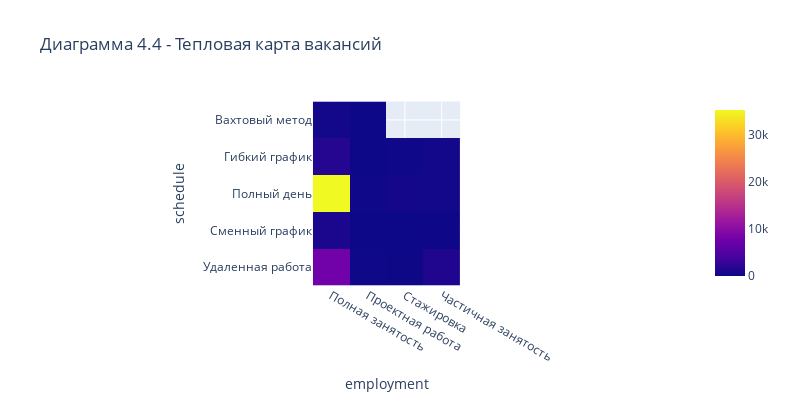

This figure's notebook cell:
### Code cell
# тепловая карта количества вакансий в зависимости от графика и типа трудоустроства
pivot = df.pivot_table(values='vacancies', columns='employment', index='schedule')
heatmap = px.imshow(pivot, labels={'schedule':'График работы', 'employment':'Тип трудоустройства'},\
    title='Диаграмма 4.4 - Тепловая карта вакансий', height=400, width=800)
heatmap

### Figure 1 — Plotly figure (JSON) as saved in the notebook; plotly's stock layout.template omitted (floating-point values rounded to 4 significant figures)
{"data": [{"coloraxis": "coloraxis", "hovertemplate": "employment: %{x}<br>schedule: %{y}<br>color: %{z}<extra></extra>", "name": "0", "type": "heatmap", "x": ["Полная занятость", "Проектная работа", "Стажировка", "Частичная занятость"], "xaxis": "x", "y": ["Вахтовый метод", "Гибкий график", "Полный день", "Сменный график", "Удаленная работа"], "yaxis": "y", "z": [[367, 2, null, null], [1593, 18, 116, 312], [35367, 141, 569, 347], [940, 1, 12, 101], [7802, 133, 64, 1312]]}], "layout": {"coloraxis": {"colorscale": [[0, "#0d0887"], [0.1111, "#46039f"], [0.2222, "#7201a8"], [0.3333, "#9c179e"], [0.4444, "#bd3786"], [0.5556, "#d8576b"], [0.6667, "#ed7953"], [0.7778, "#fb9f3a"], [0.8889, "#fdca26"], [1, "#f0f921"]]}, "height": 400, "title": {"text": "Диаграмма 4.4 - Тепловая карта вакансий"}, "width": 800, "xaxis": {"anchor": "y", "constrain": "domain", "domain": [0, 1], "scaleanchor": "y", "title": {"text": "employment"}}, "yaxis": {"anchor": "x", "autorange": "reversed", "constrain": "domain", "domain": [0, 1], "title": {"text": "schedule"}}}}
